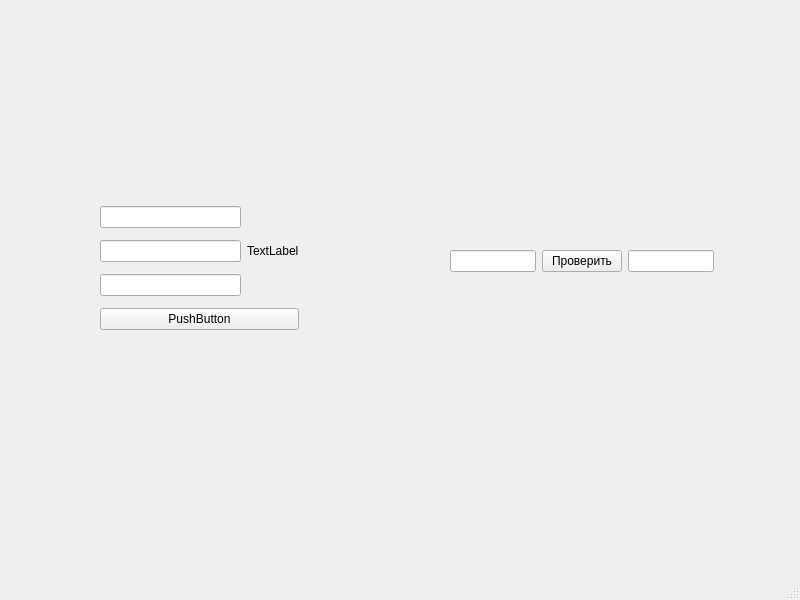
<?xml version="1.0" encoding="UTF-8"?>
<ui version="4.0">
 <class>MainWindow</class>
 <widget class="QMainWindow" name="MainWindow">
  <property name="geometry">
   <rect>
    <x>0</x>
    <y>0</y>
    <width>800</width>
    <height>600</height>
   </rect>
  </property>
  <property name="windowTitle">
   <string>MainWindow</string>
  </property>
  <widget class="QWidget" name="centralwidget">
   <widget class="QWidget" name="">
    <property name="geometry">
     <rect>
      <x>100</x>
      <y>200</y>
      <width>199</width>
      <height>130</height>
     </rect>
    </property>
    <layout class="QVBoxLayout" name="verticalLayout_2">
     <item>
      <layout class="QHBoxLayout" name="horizontalLayout">
       <item>
        <layout class="QVBoxLayout" name="verticalLayout">
         <item>
          <widget class="QLineEdit" name="lineEdit"/>
         </item>
         <item>
          <widget class="QLineEdit" name="lineEdit_2"/>
         </item>
         <item>
          <widget class="QLineEdit" name="lineEdit_3"/>
         </item>
        </layout>
       </item>
       <item>
        <widget class="QLabel" name="label">
         <property name="text">
          <string>TextLabel</string>
         </property>
        </widget>
       </item>
      </layout>
     </item>
     <item>
      <widget class="QPushButton" name="pushButton">
       <property name="text">
        <string>PushButton</string>
       </property>
      </widget>
     </item>
    </layout>
   </widget>
   <widget class="QWidget" name="">
    <property name="geometry">
     <rect>
      <x>450</x>
      <y>230</y>
      <width>264</width>
      <height>62</height>
     </rect>
    </property>
    <layout class="QVBoxLayout" name="verticalLayout_3">
     <item>
      <layout class="QHBoxLayout" name="horizontalLayout_2">
       <item>
        <widget class="QLineEdit" name="lineEdit_4"/>
       </item>
       <item>
        <widget class="QPushButton" name="pushButton_2">
         <property name="text">
          <string>Проверить</string>
         </property>
        </widget>
       </item>
       <item>
        <widget class="QLineEdit" name="lineEdit_5"/>
       </item>
      </layout>
     </item>
    </layout>
   </widget>
  </widget>
  <widget class="QMenuBar" name="menubar">
   <property name="geometry">
    <rect>
     <x>0</x>
     <y>0</y>
     <width>800</width>
     <height>24</height>
    </rect>
   </property>
  </widget>
  <widget class="QStatusBar" name="statusbar"/>
 </widget>
 <resources/>
 <connections/>
</ui>
